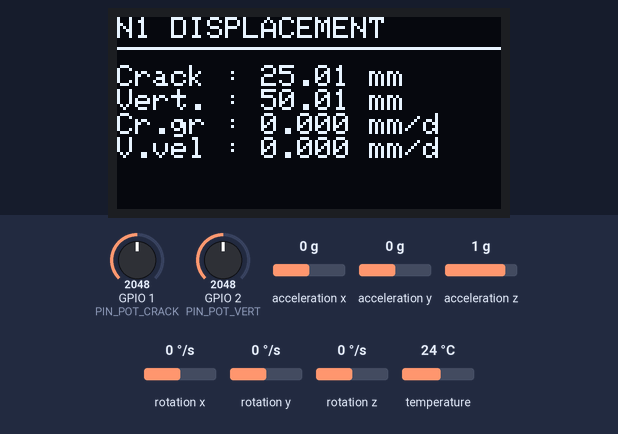
Recording of a sketch running on a simulated ESP32-S3. Parts: 128×64 one-colour display. Wiring (inferred from the names in the program): MPU-6050 motion sensor at I2C address 0x68. Inputs (shaded band) come from the test bench; at power-on: acceleration x 0 g, temperature 24 °C, GPIO 1 (PIN_POT_CRACK) = 2048, GPIO 2 (PIN_POT_VERT) = 2048, acceleration y 0 g, acceleration z 1 g, rotation x 0 °/s, rotation y 0 °/s, rotation z 0 °/s (analog values on the 0–4095 scale). No radio packets arrive unless stated; what the sketch prints to the serial monitor is not drawn.

Above: at 3.1 s.
3.2 s: acceleration x set to -1.4 g
At 7.2 s:
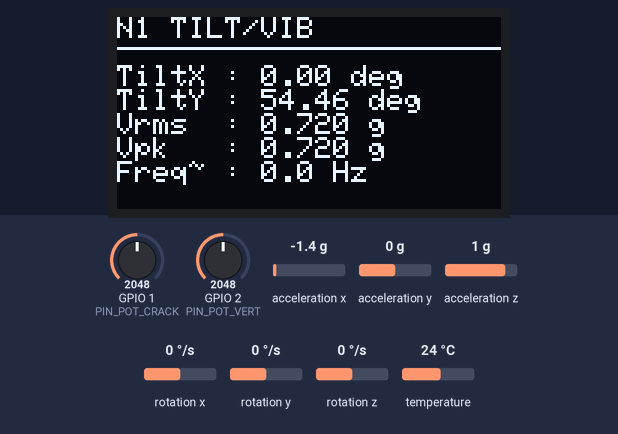
8.7 s: temperature set to 12 °C
At 10.4 s:
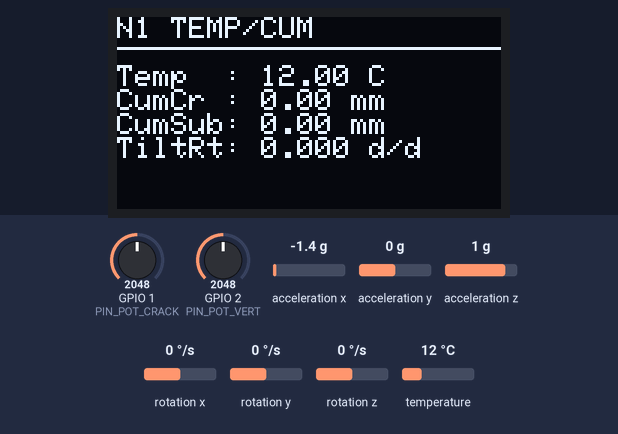
14.2 s: GPIO 1 (PIN_POT_CRACK) set to 2866
At 16.5 s:
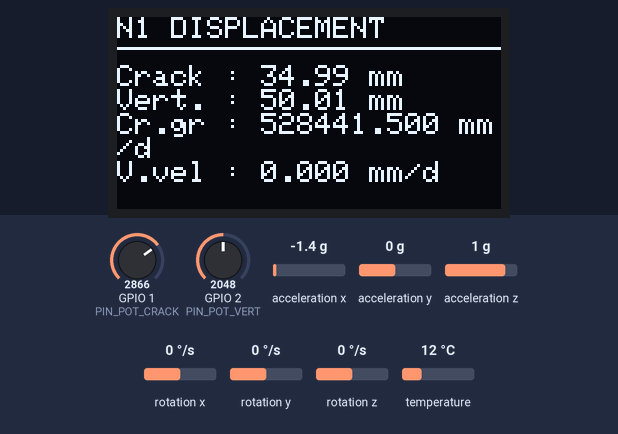
18.9 s: GPIO 2 (PIN_POT_VERT) set to 2866
At 21.3 s:
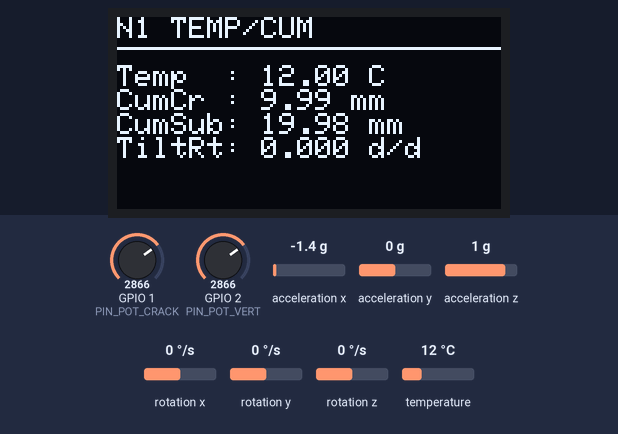
24.4 s: GPIO 1 (PIN_POT_CRACK) set to 3972
At 28.5 s:
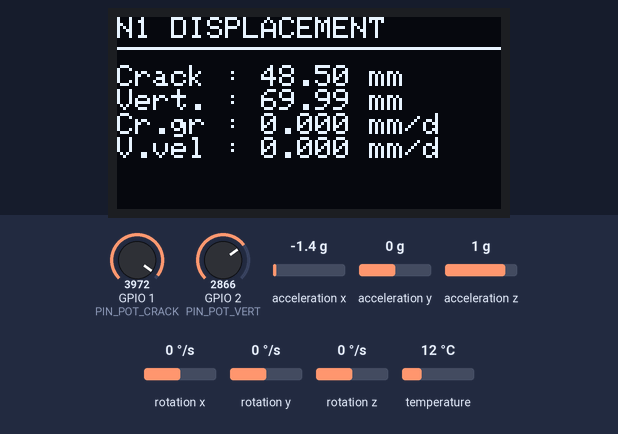
28.8 s: acceleration y set to -1.4 g
At 30.9 s:
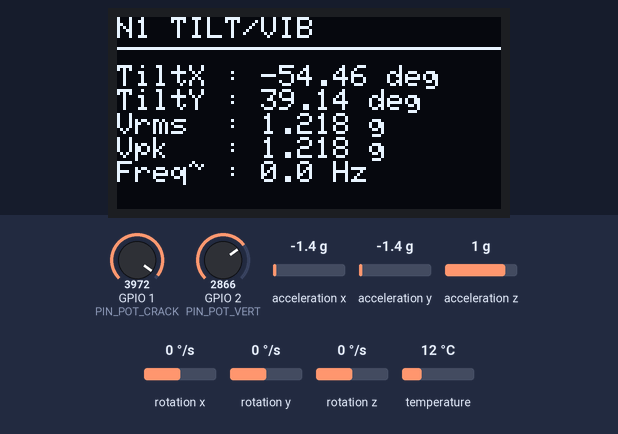
Timing chart, 0 to 32.4 s (numbered marks = the images above; inputs shaded):
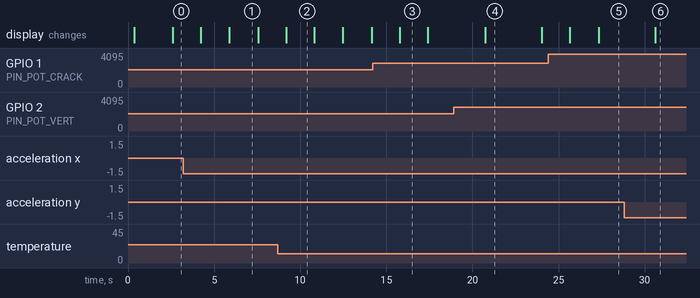

Measured:
- after the input at 14.2 s, the display: changes after 1.6 s (image 3)
- what the display in image 1 shows lasts 1.7 s, from 5.9 s to 7.6 s
- what the display in image 2 shows lasts 1.6 s, from 9.2 s to 10.8 s
- what the display in image 4 shows lasts 3.3 s, from 20.7 s to 24.0 s

The sketch:

sense_mine_node_test.ino
```cpp
/* ============================================================
   SENSE-MINE  |  SENSOR NODE — HARDWARE TEST FIRMWARE
   Board   : ESP32-S3-DevKitC-1
   Purpose : Verify every sensor + the LoRa uplink are alive,
             and print/display every parameter this node CAN
             produce from the dataset schema.
   SCOPE   : Hardware-level test only.
             NO AI model. NO dashboard. NO cloud logic here.
   ============================================================

   FROZEN PIN MAP (node)
   ----------------------------------------------------------
   GPIO 1  : ADC  - Crack-width potentiometer (wiper)
   GPIO 2  : ADC  - Vertical-displacement potentiometer (wiper)
   GPIO 4  : 1-Wire - DS18B20 temperature (4.7k pull-up to 3V3)
   GPIO 8  : I2C SDA - MPU6050 (clone) + OLED (shared bus)
   GPIO 9  : I2C SCL - MPU6050 (clone) + OLED (shared bus)
   GPIO 10 : SPI NSS  - SX1278 LoRa
   GPIO 11 : SPI MOSI - SX1278 LoRa
   GPIO 12 : SPI SCK  - SX1278 LoRa
   GPIO 13 : SPI MISO - SX1278 LoRa
   GPIO 14 : LoRa RESET
   GPIO 15 : LoRa DIO0

   LIBRARIES REQUIRED (Library Manager)
   ----------------------------------------------------------
   - LoRa by sandeepmistry
   - OneWire
   - DallasTemperature
   - Adafruit GFX Library
   - Adafruit SSD1306
   MPU6050 uses NO library — this board's MPU6050 is a
   non-original/clone chip, so it is driven with raw I2C
   register reads/writes only (see "bare MPU6050 driver" below).
   ============================================================ */

#include <Wire.h>
#include <SPI.h>
#include <LoRa.h>
#include <OneWire.h>
#include <DallasTemperature.h>
#include <Adafruit_GFX.h>
#include <Adafruit_SSD1306.h>

// ---------------- PIN MAP ----------------
#define PIN_POT_CRACK      1
#define PIN_POT_VERT       2
#define PIN_DS18B20        4
#define PIN_I2C_SDA        8
#define PIN_I2C_SCL        9
#define PIN_LORA_NSS       10
#define PIN_LORA_MOSI      11
#define PIN_LORA_SCK       12
#define PIN_LORA_MISO      13
#define PIN_LORA_RST       14
#define PIN_LORA_DIO0      15

#define LORA_FREQ          433E6
#define NODE_ID            1        // <-- change to 2, 3... per physical node

// ---------------- MPU6050 bare register map (clone-tolerant) ----------------
#define MPU_ADDR           0x68
#define REG_PWR_MGMT_1     0x6B
#define REG_WHO_AM_I       0x75
#define REG_ACCEL_CONFIG   0x1C
#define REG_GYRO_CONFIG    0x1B
#define REG_ACCEL_XOUT_H   0x3B

// ---------------- OLED ----------------
#define OLED_W 128
#define OLED_H 64
Adafruit_SSD1306 oled(OLED_W, OLED_H, &Wire, -1);

// ---------------- DS18B20 ----------------
OneWire oneWire(PIN_DS18B20);
DallasTemperature ds18b20(&oneWire);

// ---------------- FIXED SITE / PANEL CONFIG (not sensor-measured) ----------------
const float mining_depth_m          = 584.0785429f;
const float seam_thickness_m        = 3.527589707f;
const float mining_height_m         = 3.321241755f;
const float panel_width_m           = 284.2377001f;
const float panel_length_m          = 1420.158918f;
const float face_advance_rate_m_day = 6.02314398f;
const float extraction_ratio        = 0.940441635f;

// ---------------- live + derived readings ----------------
struct Readings {
  float crack_width_mm;
  float vertical_displacement_mm;
  float tilt_x_deg;
  float tilt_y_deg;
  float vibration_rms_g;
  float vibration_peak_g;
  float dominant_frequency_hz;   // approximate - see note below
  float temperature_C;

  // derived (need a previous sample to compute a rate)
  float crack_growth_rate_mm_day;
  float vertical_displacement_velocity_mm_day;
  float displacement_acceleration_mm_day2;
  float tilt_rate_deg_day;
  float cumulative_crack_growth_mm;
  float cumulative_subsidence_mm;
} R;

float prev_crack = NAN, prev_disp = NAN, prev_vel = NAN, prev_tilt_mag = NAN;
unsigned long prev_t = 0;

// baselines captured on the very first valid reading - cumulative values are
// defined as net movement away from this baseline, NOT sum of absolute deltas
float baseline_crack = NAN, baseline_disp = NAN;
bool  baselineSet = false;

#define VIB_SAMPLES 50
float vibBuf[VIB_SAMPLES];

// ---------------- OLED circular page cycling ----------------
#define NUM_PAGES 4
uint8_t currentPage = 0;
unsigned long lastPageSwitch = 0;
const unsigned long PAGE_INTERVAL_MS = 3000;

bool mpuOK = false, dsOK = false, loraOK = false, oledOK = false;
unsigned long lastTxTime = 0;
uint32_t packetCounter = 0;
// NOTE: RSSI is deliberately NOT tracked here - a transmitting node never
// receives a packet, so a node-side "RSSI" would always read 0/stale.
// RSSI/SNR belong on the command centre, which actually calls
// LoRa.packetRssi() / LoRa.packetSnr() on receive.

// ================= MPU6050 BARE I2C DRIVER (no library) =================
void mpuWrite(uint8_t reg, uint8_t val) {
  Wire.beginTransmission(MPU_ADDR);
  Wire.write(reg);
  Wire.write(val);
  Wire.endTransmission();
}

uint8_t mpuReadByte(uint8_t reg) {
  Wire.beginTransmission(MPU_ADDR);
  Wire.write(reg);
  Wire.endTransmission(false);
  Wire.requestFrom((int)MPU_ADDR, 1);
  return Wire.available() ? Wire.read() : 0xFF;
}

bool mpuInit() {
  Wire.beginTransmission(MPU_ADDR);
  if (Wire.endTransmission() != 0) return false;   // no ACK -> chip not present

  uint8_t whoami = mpuReadByte(REG_WHO_AM_I);
  // Genuine InvenSense parts answer 0x68 at WHO_AM_I. Clone chips are
  // inconsistent here, so we log it but do NOT hard-fail on a mismatch.
  mpuWrite(REG_PWR_MGMT_1, 0x00);     // wake from sleep, internal clock
  delay(50);
  mpuWrite(REG_ACCEL_CONFIG, 0x00);  // +-2g
  mpuWrite(REG_GYRO_CONFIG, 0x00);   // +-250 dps
  delay(20);
  Serial.printf("[MPU] WHO_AM_I = 0x%02X (clone-tolerant init, not hard-checked)\n", whoami);
  return true;
}

struct MpuData { float ax, ay, az, gx, gy, gz, roll, pitch; };

bool mpuRead(MpuData &d) {
  Wire.beginTransmission(MPU_ADDR);
  Wire.write(REG_ACCEL_XOUT_H);
  if (Wire.endTransmission(false) != 0) return false;
  Wire.requestFrom((int)MPU_ADDR, 14);
  if (Wire.available() < 14) return false;

  int16_t axr = (Wire.read() << 8) | Wire.read();
  int16_t ayr = (Wire.read() << 8) | Wire.read();
  int16_t azr = (Wire.read() << 8) | Wire.read();
  Wire.read(); Wire.read();              // discard chip's internal temp reg (DS18B20 used instead)
  int16_t gxr = (Wire.read() << 8) | Wire.read();
  int16_t gyr = (Wire.read() << 8) | Wire.read();
  int16_t gzr = (Wire.read() << 8) | Wire.read();

  d.ax = axr / 16384.0f;   // +-2g sensitivity
  d.ay = ayr / 16384.0f;
  d.az = azr / 16384.0f;
  d.gx = gxr / 131.0f;     // +-250 dps sensitivity
  d.gy = gyr / 131.0f;
  d.gz = gzr / 131.0f;

  d.roll  = atan2(d.ay, d.az) * 180.0 / PI;
  d.pitch = atan2(-d.ax, sqrt(d.ay * d.ay + d.az * d.az)) * 180.0 / PI;
  return true;
}

// naive vibration RMS/peak + zero-crossing frequency estimate.
// NOTE: this is an approximation for hardware bring-up only.
// A real dominant_frequency_hz value needs an FFT (e.g. arduinoFFT) —
// intentionally left out here since this is hardware-test-only code.
void sampleVibration(float &rms, float &peak, float &domFreqHz) {
  MpuData d;
  int zeroCrossings = 0;
  float prevMag = 0;
  float sumSq = 0;
  peak = 0;
  unsigned long t0 = millis();

  for (int i = 0; i < VIB_SAMPLES; i++) {
    if (mpuRead(d)) {
      float mag = sqrt(d.ax * d.ax + d.ay * d.ay + d.az * d.az) - 1.0f; // remove gravity
      vibBuf[i] = mag;
      sumSq += mag * mag;
      if (fabs(mag) > peak) peak = fabs(mag);
      if (i > 0 && ((mag > 0 && prevMag <= 0) || (mag < 0 && prevMag >= 0))) zeroCrossings++;
      prevMag = mag;
    } else {
      vibBuf[i] = 0;
    }
    delay(4);   // ~250 Hz sample rate
  }
  unsigned long dt = millis() - t0;
  rms = sqrt(sumSq / VIB_SAMPLES);
  domFreqHz = (dt > 0) ? (zeroCrossings / 2.0f) / (dt / 1000.0f) : 0;
}

// ---------------- ADC -> mm placeholders ----------------
// TODO: replace with real calibration curves from your mechanical rig.
// Using floating-point math here (NOT Arduino's integer map()) so the
// output isn't quantized to ~1 mm steps.
float adcToCrackMM(int raw) {
  return (raw / 4095.0f) * 50.0f;     // 0-50 mm demo range
}
float adcToDisplacementMM(int raw) {
  return (raw / 4095.0f) * 100.0f;    // 0-100 mm demo range
}

// ================= OLED PAGES =================
void drawHeader(const char* title) {
  oled.setTextSize(1);
  oled.setCursor(0, 0);
  oled.printf("N%d %s", NODE_ID, title);
  oled.drawLine(0, 10, 128, 10, SSD1306_WHITE);
}

void page1_displacement() {
  drawHeader("DISPLACEMENT");
  oled.setCursor(0, 16);
  oled.printf("Crack : %.2f mm\n", R.crack_width_mm);
  oled.printf("Vert. : %.2f mm\n", R.vertical_displacement_mm);
  oled.printf("Cr.gr : %.3f mm/d\n", R.crack_growth_rate_mm_day);
  oled.printf("V.vel : %.3f mm/d\n", R.vertical_displacement_velocity_mm_day);
}

void page2_tilt_vibration() {
  drawHeader("TILT/VIB");
  oled.setCursor(0, 16);
  oled.printf("TiltX : %.2f deg\n", R.tilt_x_deg);
  oled.printf("TiltY : %.2f deg\n", R.tilt_y_deg);
  oled.printf("Vrms  : %.3f g\n", R.vibration_rms_g);
  oled.printf("Vpk   : %.3f g\n", R.vibration_peak_g);
  oled.printf("Freq~ : %.1f Hz\n", R.dominant_frequency_hz);
}

void page3_temp_cumulative() {
  drawHeader("TEMP/CUM");
  oled.setCursor(0, 16);
  oled.printf("Temp  : %.2f C\n", R.temperature_C);
  oled.printf("CumCr : %.2f mm\n", R.cumulative_crack_growth_mm);
  oled.printf("CumSub: %.2f mm\n", R.cumulative_subsidence_mm);
  oled.printf("TiltRt: %.3f d/d\n", R.tilt_rate_deg_day);
}

void page4_system_status() {
  drawHeader("SYS STATUS");
  oled.setCursor(0, 16);
  oled.printf("MPU  : %s\n", mpuOK ? "OK" : "FAIL");
  oled.printf("DS18 : %s\n", dsOK ? "OK" : "FAIL");
  oled.printf("LoRa : %s\n", loraOK ? "OK" : "FAIL");
  oled.printf("TX count: %lu\n", packetCounter);
  oled.printf("LastTX:%lus ago\n", (millis() - lastTxTime) / 1000);
}

// pages wrap around (0->1->2->3->0->...) - this is the "circular" cycling
void showPage(uint8_t p) {
  oled.clearDisplay();
  switch (p % NUM_PAGES) {
    case 0: page1_displacement();    break;
    case 1: page2_tilt_vibration();  break;
    case 2: page3_temp_cumulative(); break;
    case 3: page4_system_status();   break;
  }
  oled.display();
}

// ---------------- LoRa test packet ----------------
// CSV format: NODE_ID,millis,crack,vert,tiltx,tilty,vibrms,vibpeak,domfreq,temp,depth,seam,extraction
void sendPacket() {
  if (!loraOK) return;

  if (!LoRa.beginPacket()) {
    Serial.println("[LoRa] beginPacket() failed - radio busy/not ready, skipping this TX.");
    return;
  }
  LoRa.print(NODE_ID); LoRa.print(",");
  LoRa.print(millis()); LoRa.print(",");
  LoRa.print(R.crack_width_mm, 3); LoRa.print(",");
  LoRa.print(R.vertical_displacement_mm, 3); LoRa.print(",");
  LoRa.print(R.tilt_x_deg, 3); LoRa.print(",");
  LoRa.print(R.tilt_y_deg, 3); LoRa.print(",");
  LoRa.print(R.vibration_rms_g, 4); LoRa.print(",");
  LoRa.print(R.vibration_peak_g, 4); LoRa.print(",");
  LoRa.print(R.dominant_frequency_hz, 2); LoRa.print(",");
  LoRa.print(R.temperature_C, 2); LoRa.print(",");
  LoRa.print(mining_depth_m, 3); LoRa.print(",");
  LoRa.print(seam_thickness_m, 3); LoRa.print(",");
  LoRa.print(extraction_ratio, 4);

  if (LoRa.endPacket()) {
    packetCounter++;
    lastTxTime = millis();
    Serial.println("[LoRa] Test packet sent OK.");
  } else {
    Serial.println("[LoRa] endPacket() reported failure - packet may not have been sent.");
  }
}

// ================= SETUP =================
void setup() {
  Serial.begin(115200);
  delay(300);
  Serial.println("\n=== SENSE-MINE NODE HARDWARE TEST ===");

  Wire.begin(PIN_I2C_SDA, PIN_I2C_SCL);
  Wire.setClock(100000);

  oledOK = oled.begin(SSD1306_SWITCHCAPVCC, 0x3C);
  if (oledOK) {
    oled.clearDisplay();
    oled.setTextColor(SSD1306_WHITE);
    oled.setCursor(0, 0);
    oled.println("SENSE-MINE NODE");
    oled.println("Hardware Test Boot...");
    oled.display();
  } else {
    Serial.println("[OLED] init FAILED - check wiring / I2C address (0x3C or 0x3D)");
  }

  mpuOK = mpuInit();
  Serial.printf("[MPU] init %s\n", mpuOK ? "OK" : "FAIL (check I2C wiring on GPIO8/9)");

  ds18b20.begin();
  dsOK = (ds18b20.getDeviceCount() > 0);
  Serial.printf("[DS18B20] devices found: %d\n", ds18b20.getDeviceCount());

  SPI.begin(PIN_LORA_SCK, PIN_LORA_MISO, PIN_LORA_MOSI, PIN_LORA_NSS);
  LoRa.setPins(PIN_LORA_NSS, PIN_LORA_RST, PIN_LORA_DIO0);
  loraOK = LoRa.begin(LORA_FREQ);
  Serial.printf("[LoRa] init %s\n", loraOK ? "OK" : "FAIL (check SPI wiring / antenna)");

  analogReadResolution(12);   // ESP32-S3 ADC1: 12-bit
  prev_t = millis();

  delay(1000);
}

// ================= LOOP =================
void loop() {
  // 1) displacement potentiometers
  int rawCrack = analogRead(PIN_POT_CRACK);
  int rawVert  = analogRead(PIN_POT_VERT);
  R.crack_width_mm           = adcToCrackMM(rawCrack);
  R.vertical_displacement_mm = adcToDisplacementMM(rawVert);

  // 2) MPU6050 tilt + vibration
  MpuData d;
  if (mpuOK && mpuRead(d)) {
    R.tilt_x_deg = d.roll;
    R.tilt_y_deg = d.pitch;
  } else {
    // Don't let a failed read silently keep showing the last-good tilt value -
    // an unreadable sensor should show up as invalid data, not stale data.
    R.tilt_x_deg = NAN;
    R.tilt_y_deg = NAN;
  }
  sampleVibration(R.vibration_rms_g, R.vibration_peak_g, R.dominant_frequency_hz);  // this alone takes ~200ms

  // 3) DS18B20 temperature
  if (dsOK) {
    ds18b20.requestTemperatures();   // this also takes real time (conversion delay)
    float t = ds18b20.getTempCByIndex(0);
    if (t == DEVICE_DISCONNECTED_C) {
      Serial.println("[DS18B20] Sensor disconnected mid-run - flagging temperature invalid.");
      R.temperature_C = NAN;
      dsOK = false;   // downgrade status so OLED/SYS STATUS page reflects it
    } else {
      R.temperature_C = t;
    }
  } else {
    R.temperature_C = NAN;
  }

  // Take the timing snapshot HERE, only after every blocking sensor read is
  // done (vibration sampling + DS18B20 conversion both take real, non-trivial
  // time). Using a timestamp from the top of loop() would understate the
  // true elapsed interval and skew every *_day rate below.
  unsigned long sampleTime = millis();
  float dt_days = (sampleTime - prev_t) / 1000.0f / 86400.0f;  // elapsed time as a fraction of a day
  if (dt_days < 1e-9) dt_days = 1e-9;

  // capture baseline once, from the first valid reading
  if (!baselineSet) {
    baseline_crack = R.crack_width_mm;
    baseline_disp  = R.vertical_displacement_mm;
    baselineSet = true;
    Serial.printf("[BASELINE] crack=%.3f mm  disp=%.3f mm\n", baseline_crack, baseline_disp);
  }

  // 4) derived rates (extrapolated to "per day" units from this short interval —
  //    for a real deployment these should be computed over hours/days, not seconds)
  if (!isnan(prev_crack)) {
    R.crack_growth_rate_mm_day = (R.crack_width_mm - prev_crack) / dt_days;
  }
  if (!isnan(prev_disp)) {
    R.vertical_displacement_velocity_mm_day = (R.vertical_displacement_mm - prev_disp) / dt_days;
    if (!isnan(prev_vel)) {
      R.displacement_acceleration_mm_day2 =
        (R.vertical_displacement_velocity_mm_day - prev_vel) / dt_days;
    }
    prev_vel = R.vertical_displacement_velocity_mm_day;
  }
  float tiltMag = sqrt(R.tilt_x_deg * R.tilt_x_deg + R.tilt_y_deg * R.tilt_y_deg);
  if (!isnan(prev_tilt_mag)) {
    R.tilt_rate_deg_day = (tiltMag - prev_tilt_mag) / dt_days;
  }

  // cumulative values = net movement AWAY from baseline, not sum of absolute
  // sample-to-sample deltas (a value that returns to baseline should not
  // keep accumulating "growth")
  R.cumulative_crack_growth_mm = max(0.0f, R.crack_width_mm - baseline_crack);
  R.cumulative_subsidence_mm   = max(0.0f, R.vertical_displacement_mm - baseline_disp);

  prev_crack    = R.crack_width_mm;
  prev_disp     = R.vertical_displacement_mm;
  prev_tilt_mag = tiltMag;
  prev_t        = sampleTime;   // use the post-acquisition timestamp, not loop-start time

  // 5) full serial debug dump
  Serial.println("---- NODE READING ----");
  Serial.printf("crack_width_mm: %.3f\n", R.crack_width_mm);
  Serial.printf("vertical_displacement_mm: %.3f\n", R.vertical_displacement_mm);
  Serial.printf("tilt_x_deg: %.3f\n", R.tilt_x_deg);
  Serial.printf("tilt_y_deg: %.3f\n", R.tilt_y_deg);
  Serial.printf("vibration_rms_g: %.4f\n", R.vibration_rms_g);
  Serial.printf("vibration_peak_g: %.4f\n", R.vibration_peak_g);
  Serial.printf("dominant_frequency_hz (approx, no FFT): %.2f\n", R.dominant_frequency_hz);
  Serial.printf("temperature_C: %.2f\n", R.temperature_C);
  Serial.printf("crack_growth_rate_mm_day: %.4f\n", R.crack_growth_rate_mm_day);
  Serial.printf("vertical_displacement_velocity_mm_day: %.4f\n", R.vertical_displacement_velocity_mm_day);
  Serial.printf("displacement_acceleration_mm_day2: %.4f\n", R.displacement_acceleration_mm_day2);
  Serial.printf("tilt_rate_deg_day: %.4f\n", R.tilt_rate_deg_day);
  Serial.printf("cumulative_crack_growth_mm: %.3f\n", R.cumulative_crack_growth_mm);
  Serial.printf("cumulative_subsidence_mm: %.3f\n", R.cumulative_subsidence_mm);
  Serial.printf("mining_depth_m (fixed): %.4f\n", mining_depth_m);
  Serial.printf("seam_thickness_m (fixed): %.4f\n", seam_thickness_m);
  Serial.printf("mining_height_m (fixed): %.4f\n", mining_height_m);
  Serial.printf("panel_width_m (fixed): %.4f\n", panel_width_m);
  Serial.printf("panel_length_m (fixed): %.4f\n", panel_length_m);
  Serial.printf("face_advance_rate_m_day (fixed): %.4f\n", face_advance_rate_m_day);
  Serial.printf("extraction_ratio (fixed): %.4f\n", extraction_ratio);
  Serial.println("spatial_displacement_gradient / spatial_coherence: computed at Command Centre from multiple nodes, not by a single node.");

  // 6) OLED circular page cycling
  if (oledOK && sampleTime - lastPageSwitch > PAGE_INTERVAL_MS) {
    currentPage = (currentPage + 1) % NUM_PAGES;   // wraps back to page 0 -> circular
    lastPageSwitch = sampleTime;
  }
  if (oledOK) showPage(currentPage);

  // 7) periodic LoRa test transmission
  if (sampleTime - lastTxTime > 5000) sendPacket();

  delay(500);
}
```
